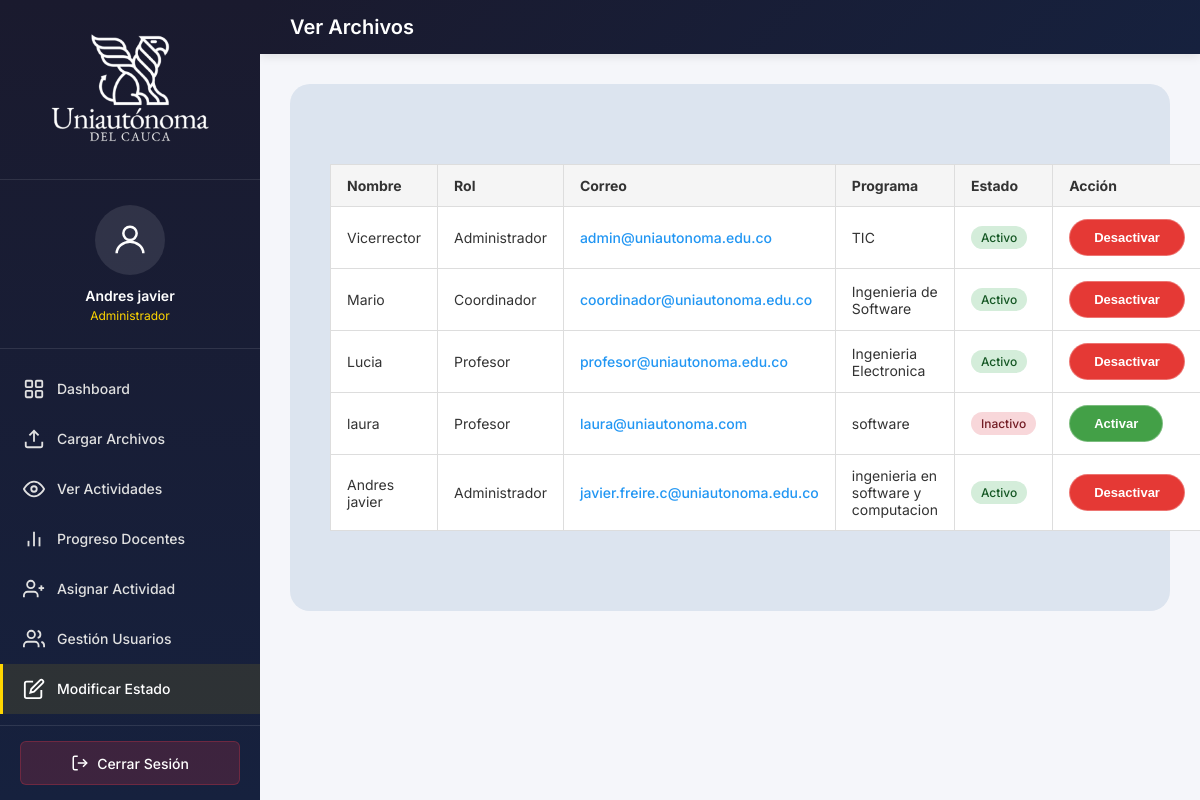
Before: /accounts/modificar-estado/ (signed in) with the older database file.
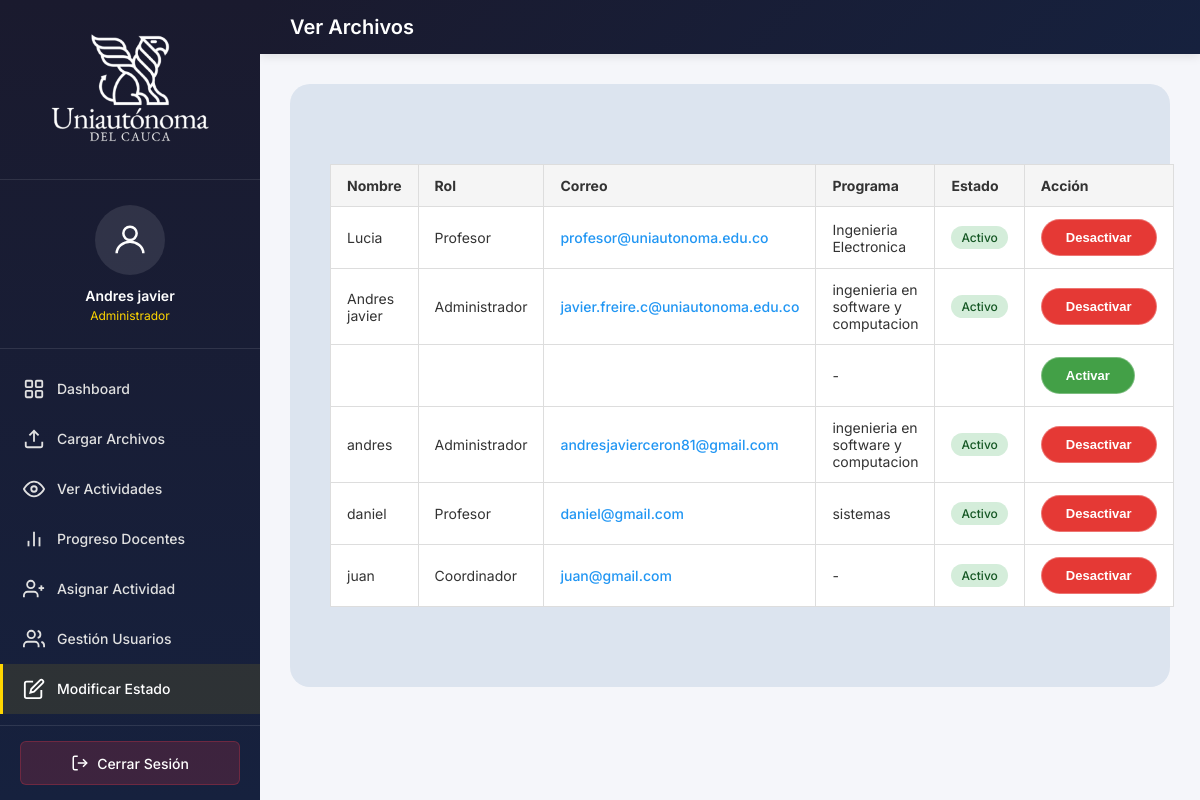
After: the same page with the newer database file.
### accounts/models.py (models this page shows, shortened)
class Usuario(AbstractUser):
    ROLES = (
        ('administrador', 'Administrador'),
        ('coordinador', 'Coordinador'),
        ('profesor', 'Profesor'),
    )
    ESTADOS = (
        ('activo', 'Activo'),
        ('inactivo', 'Inactivo'),
    )
    rol = models.CharField(max_length=20, choices=ROLES, default='profesor')
    programa = models.CharField(max_length=100, blank=True, null=True)
    codigo = models.CharField(max_length=20, blank=True, null=True, unique=True)
    estado = models.CharField(max_length=10, choices=ESTADOS, default='activo')
    class Meta:
        verbose_name = 'Usuario'
        verbose_name_plural = 'Usuarios'
    @property
    def nombre_completo(self):
        return self.get_full_name() or self.username

### accounts/views.py (the view, shortened to what this page needs)
# urls.py: path('modificar-estado/', views.modificar_estado, name='modificar_estado'),
@login_required
@role_required('administrador')
def modificar_estado(request):
    usuarios = Usuario.objects.all()
    context = {
        'page_title': 'Ver Archivos',
        'user_role': 'Administrador',
        'user_name': request.user.nombre_completo,
        'usuarios': usuarios,
    }
    return render(request, 'accounts/modificar_estado.html', context)

### templates/accounts/modificar_estado.html (shortened to what the changed rows need)
{% extends "base_sidebar.html" %}
{% load static %}
{% block content %}
<div class="content-card">
    {% if usuarios %}
    <table class="data-table">
        <thead>
            <tr>
                <th>Nombre</th>
                <th>Rol</th>
                <th>Correo</th>
                <th>Programa</th>
                <th>Estado</th>
                <th>Acción</th>
            </tr>
        </thead>
        <tbody>
            {% for usuario in usuarios %}
            <tr>
                <td>{{ usuario.nombre_completo }}</td>
                <td>{{ usuario.get_rol_display }}</td>
                <td><a href="mailto:{{ usuario.email }}">{{ usuario.email }}</a></td>
                <td>{{ usuario.programa|default:"-" }}</td>
                <td>
                    <span class="badge badge-{{ usuario.estado }}">
                        {{ usuario.get_estado_display }}
                    </span>
                </td>
                <td>
                    <form method="POST" style="display:inline;">
                        {% if usuario.estado == 'activo' %}
                        <button type="submit" class="btn btn-action btn-desactivar">Desactivar</button>
                        {% else %}
                        <button type="submit" class="btn btn-action btn-activar">Activar</button>
                        {% endif %}
                    </form>
                </td>
            </tr>
            {% endfor %}
        </tbody>
    </table>
    {% else %}
    <p style="text-align:center;padding:40px;color:#666;">No hay usuarios registrados.</p>
    {% endif %}
</div>
{% endblock %}

### templates/base_sidebar.html (shortened to what this page needs)
{% load static %}
<!DOCTYPE html>
<html lang="es">
<head>
    <link rel="stylesheet" href="{% static 'css/style.css' %}">
</head>
<body>
    <aside class="sidebar" id="sidebar">
        <div class="sidebar-header">
            <img src="{% static 'img/logo_white.png' %}" alt="Logo" class="sidebar-logo">
        </div>
        <div class="sidebar-user">
            <div class="sidebar-avatar">
                <svg viewBox="0 0 24 24" xmlns="http://www.w3.org/2000/svg">
                    <circle cx="12" cy="8" r="4" fill="none" stroke="white" stroke-width="1.5"/>
                    <path d="M4 20c0-4 4-7 8-7s8 3 8 7" fill="none" stroke="white" stroke-width="1.5"/>
                </svg>
            </div>
            <div class="sidebar-user-name">{{ user_name|default:user.get_full_name }}</div>
            <div class="sidebar-user-role">{{ user_role }}</div>
        </div>
        <nav class="sidebar-menu">
            {% block sidebar_menu %}{% endblock %}
        </nav>
        <div class="sidebar-footer">
            <a href="{% url 'logout' %}" class="sidebar-logout">
                <svg viewBox="0 0 24 24" fill="none" stroke="currentColor" stroke-width="2">
                    <path d="M9 21H5a2 2 0 0 1-2-2V5a2 2 0 0 1 2-2h4"/>
                    <polyline points="16 17 21 12 16 7"/>
                    <line x1="21" y1="12" x2="9" y2="12"/>
                </svg>
                Cerrar Sesión
            </a>
        </div>
    </aside>
    <div class="main-with-sidebar">
        <header class="header-sidebar">
            <h2 class="header-title-sidebar">{% block header_title %}{{ page_title }}{% endblock %}</h2>
        </header>
        <main class="content-area">
            {% block content %}{% endblock %}
        </main>
    </div>
</body>
</html>

Changed rows visible on the page:
removed Usuario: nombre_completo "Vicerrector", rol "Administrador", email "admin@uniautonoma.edu.co", programa "TIC", estado "Activo", shows "Desactivar"
removed Usuario: nombre_completo "Mario", rol "Coordinador", email "coordinador@uniautonoma.edu.co", programa "Ingenieria de Software", estado "Activo", shows "Desactivar"
removed Usuario: nombre_completo "laura", rol "Profesor", email "laura@uniautonoma.com", programa "software", estado "Inactivo", shows "Activar"
added Usuario: programa "-", estado "Activar"
added Usuario: nombre_completo "andres", rol "Administrador", email "andresjavierceron81@gmail.com", programa "ingenieria en software y computacion", estado "Activo", shows "Desactivar"
added Usuario: nombre_completo "daniel", rol "Profesor", email "daniel@gmail.com", programa "sistemas", estado "Activo", shows "Desactivar"
added Usuario: nombre_completo "juan", rol "Coordinador", email "juan@gmail.com", programa "-", estado "Activo", shows "Desactivar"
